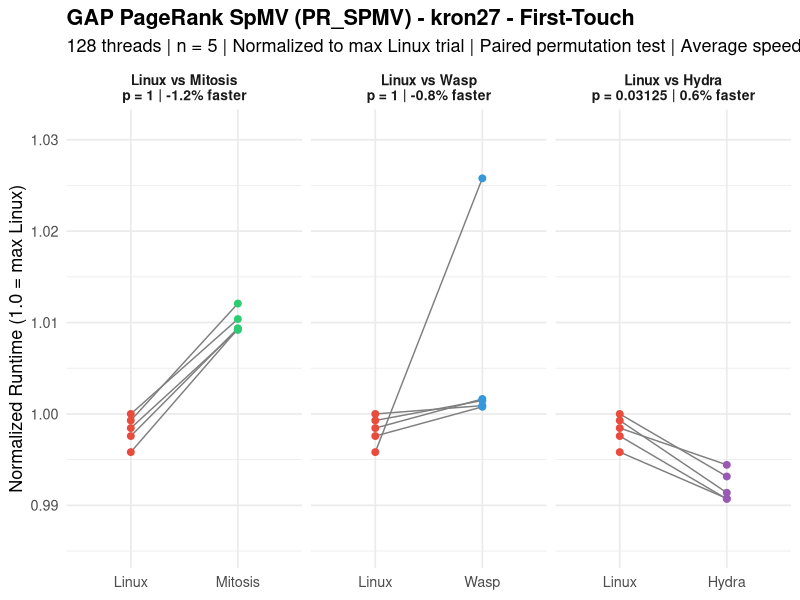
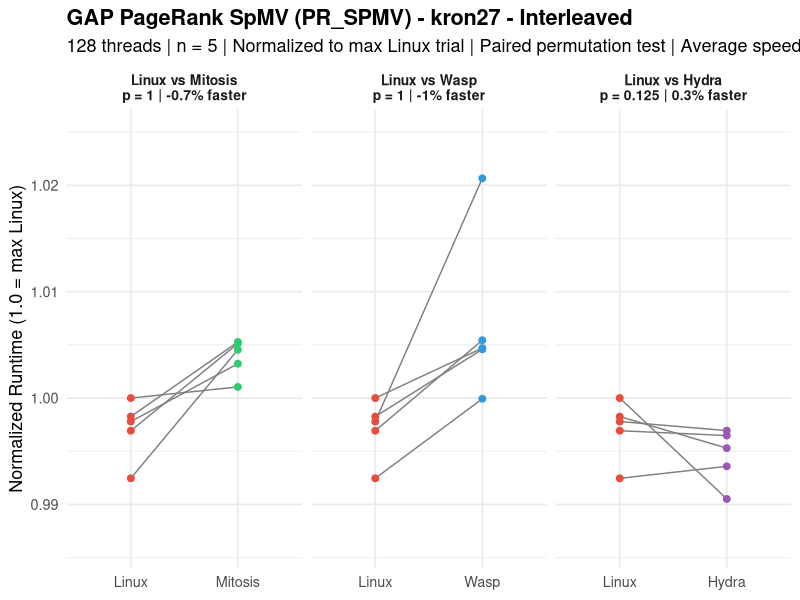
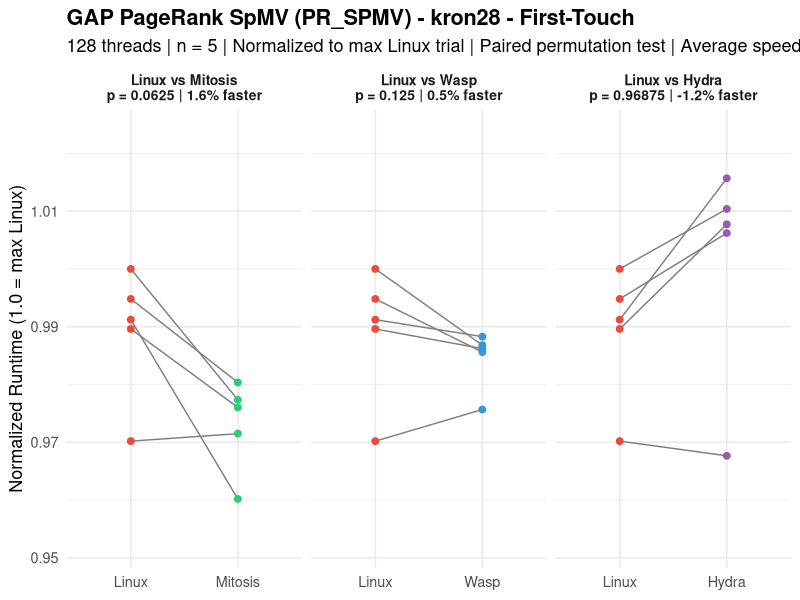
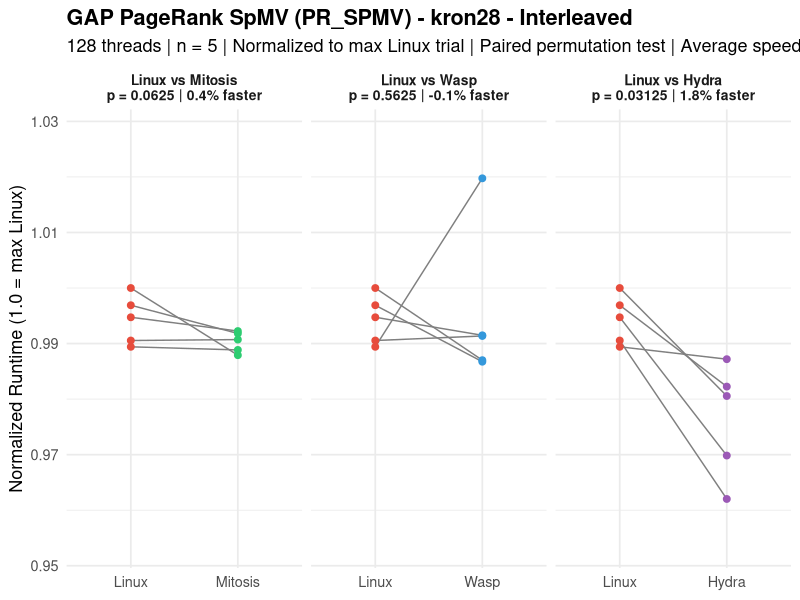
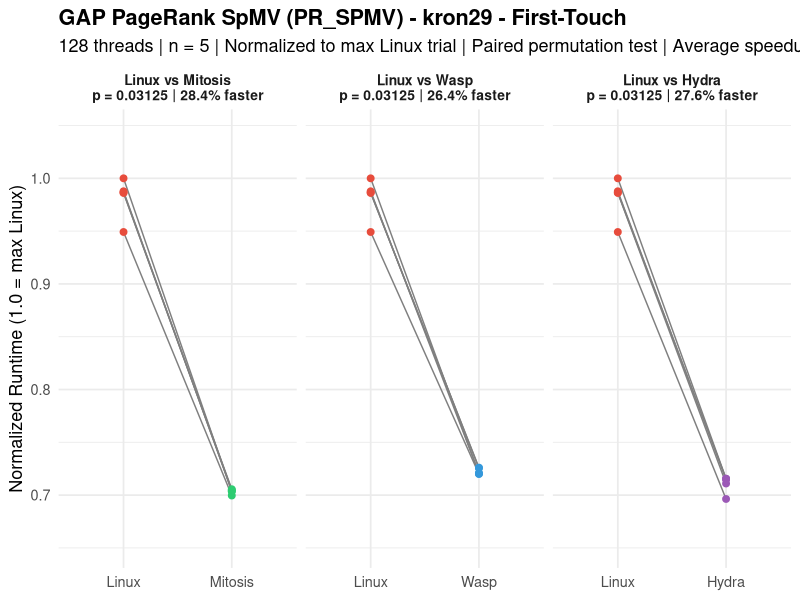
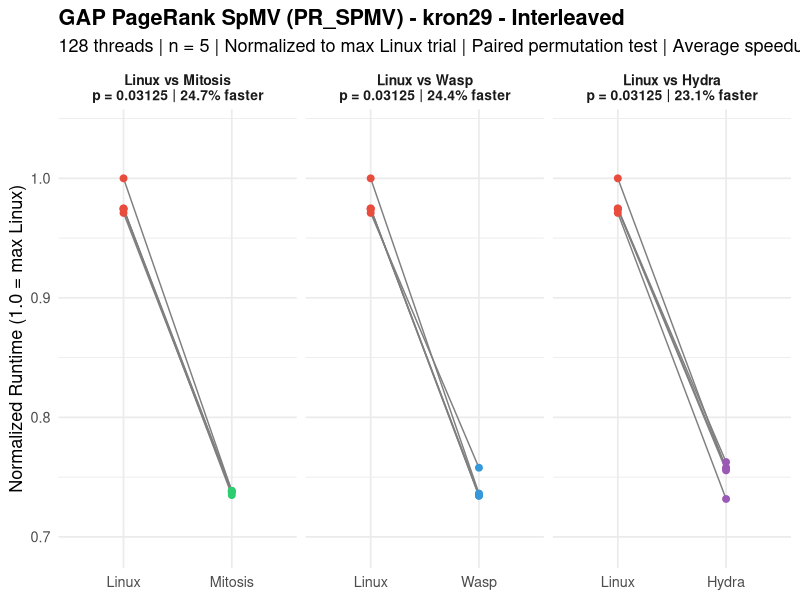
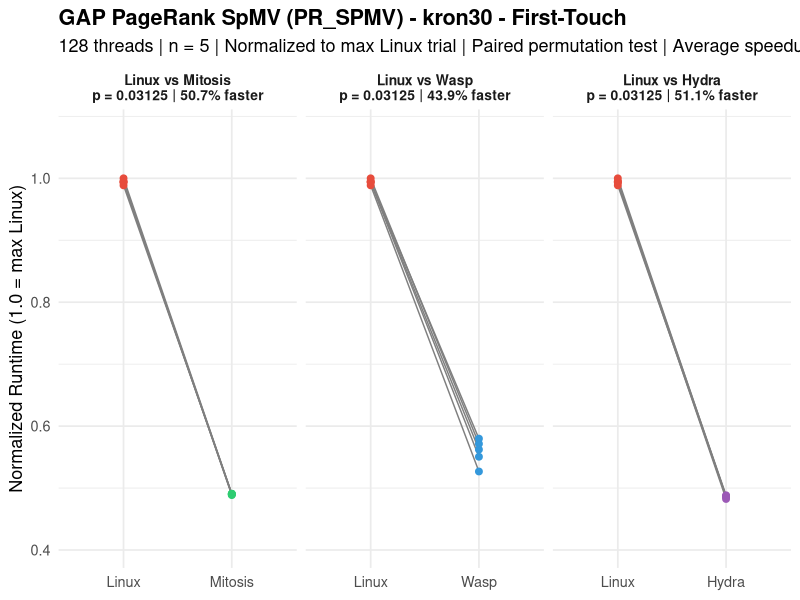
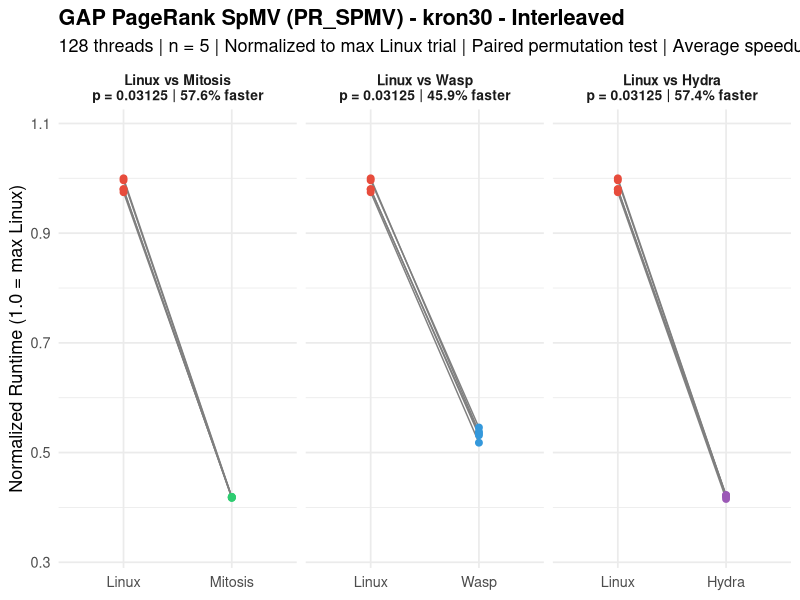

R code for these plots, in order:
###############################################################################
###                              pr_spmv.R                                  ###
###############################################################################

library(ggplot2)

# =============================================================================
# RAW DATA: Trial Times (seconds) – PageRank Sparse Matrix-Vector Multiplication
# Benchmark, 128 threads, n=5, repl_order_9 for hydra
# Source: rawdata.txt
# =============================================================================

data <- list(
  # --- LINUX First-Touch (output_0.txt) ---
  linux_ft_kron27  = c(24.40905, 24.45211, 24.49389, 24.51141, 24.47348),
  linux_ft_kron28  = c(49.59469, 50.66923, 50.58726, 51.11835, 50.85292),
  linux_ft_kron29  = c(107.94006, 112.32421, 112.14550, 112.18870, 113.72085),
  linux_ft_kron30  = c(247.29671, 247.65984, 247.56797, 248.94957, 246.12277),
  linux_ft_uni27   = c(29.70460, 29.85451, 29.75848, 29.84755, 29.81181),
  linux_ft_uni28   = c(61.12317, 62.53612, 65.70226, 66.68128, 66.48124),
  linux_ft_uni29   = c(95.65103, 99.13185, 100.14952, 100.38359, 100.73326),
  linux_ft_uni30   = c(217.81924, 212.33977, 219.10686, 217.57142, 220.39131),
  linux_ft_twitter = c(17.73960, 17.77104, 17.86128, 17.76698, 17.87729),
  linux_ft_web     = c(7.91589, 7.56842, 7.67178, 7.63543, 7.51173),
  linux_ft_road    = c(0.40395, 0.40288, 0.39943, 0.39863, 0.39644),

  # --- LINUX Interleaved (output_i_0.txt) ---
  linux_il_kron27  = c(23.00560, 23.05655, 22.88260, 23.01640, 22.98572),
  linux_il_kron28  = c(45.83565, 45.88817, 46.08192, 46.18237, 46.32601),
  linux_il_kron29  = c(96.40878, 96.75201, 96.71965, 96.79237, 99.28503),
  linux_il_kron30  = c(232.53018, 233.89442, 238.58192, 233.79309, 237.72306),
  linux_il_uni27   = c(30.25579, 30.16539, 30.52063, 30.15922, 30.26446),
  linux_il_uni28   = c(57.08633, 56.49607, 57.33037, 57.16682, 57.28270),
  linux_il_uni29   = c(84.99326, 84.01448, 84.75155, 84.77136, 83.96337),
  linux_il_uni30   = c(181.95546, 187.50632, 187.65769, 185.27693, 179.63452),
  linux_il_twitter = c(13.80895, 13.79509, 13.81345, 13.78792, 13.74024),
  linux_il_web     = c(2.09172, 2.09662, 2.08133, 2.05187, 2.07532),
  linux_il_road    = c(0.25762, 0.25487, 0.24539, 0.24984, 0.24715),

  # --- MITOSIS Replicated (output_r_0.txt) ---
  mitosis_ft_kron27  = c(24.73945, 24.74124, 24.80751, 24.76587, 24.73658),
  mitosis_ft_kron28  = c(49.66122, 49.08310, 49.89265, 49.96023, 50.11387),
  mitosis_ft_kron29  = c(79.55886, 80.04777, 80.14224, 80.24017, 79.99027),
  mitosis_ft_kron30  = c(121.86807, 122.16012, 121.64956, 122.13306, 122.19745),
  mitosis_ft_uni27   = c(31.25259, 31.16102, 31.92864, 33.26899, 34.17872),
  mitosis_ft_uni28   = c(63.35973, 73.10772, 70.15739, 70.95691, 70.28892),
  mitosis_ft_uni29   = c(95.17719, 99.79761, 99.21635, 99.42382, 99.64301),
  mitosis_ft_uni30   = c(102.95441, 102.98648, 102.99059, 103.06588, 103.02919),
  mitosis_ft_twitter = c(17.86841, 17.77910, 17.79293, 17.89152, 17.76631),
  mitosis_ft_web     = c(7.64845, 7.74462, 7.71294, 7.62777, 7.72259),
  mitosis_ft_road    = c(0.46752, 0.44930, 0.45253, 0.44848, 0.44919),

  # --- MITOSIS Replicated+Interleaved (output_ri_0.txt) ---
  mitosis_il_kron27  = c(23.13102, 23.08065, 23.16126, 23.17801, 23.17456),
  mitosis_il_kron28  = c(45.80965, 45.89591, 45.96707, 45.94678, 45.76572),
  mitosis_il_kron29  = c(73.18571, 72.96678, 73.24265, 73.32692, 73.32051),
  mitosis_il_kron30  = c(99.99702, 99.54938, 100.02769, 99.78223, 99.72663),
  mitosis_il_uni27   = c(30.71890, 30.63771, 30.76594, 30.75624, 30.77110),
  mitosis_il_uni28   = c(58.51101, 57.89106, 58.30825, 58.57128, 58.30013),
  mitosis_il_uni29   = c(71.24849, 71.21652, 71.20664, 71.33057, 71.35308),
  mitosis_il_uni30   = c(83.08423, 82.86147, 82.48690, 82.83984, 82.53480),
  mitosis_il_twitter = c(13.73964, 13.87631, 13.82604, 13.82858, 13.90650),
  mitosis_il_web     = c(2.37607, 2.13834, 2.18354, 2.13892, 2.13870),
  mitosis_il_road    = c(0.31119, 0.29083, 0.29457, 0.29669, 0.29541),

  # --- WASP First-Touch (output_0.txt) ---
  wasp_ft_kron27  = c(25.14331, 24.53052, 24.54744, 24.53376, 24.55160),
  wasp_ft_kron28  = c(49.87453, 50.51914, 50.41288, 50.44401, 50.38268),
  wasp_ft_kron29  = c(81.87596, 81.99493, 82.56569, 82.50999, 81.91379),
  wasp_ft_kron30  = c(137.05292, 144.34725, 139.94909, 142.24951, 131.13559),
  wasp_ft_uni27   = c(30.57382, 30.12347, 30.12817, 30.19260, 30.09174),
  wasp_ft_uni28   = c(63.96576, 60.75423, 60.35381, 60.23367, 60.23799),
  wasp_ft_uni29   = c(85.10223, 84.60119, 86.62890, 86.69898, 87.01801),
  wasp_ft_uni30   = c(122.07551, 126.50892, 125.09240, 126.60082, 116.17814),
  wasp_ft_twitter = c(18.27336, 17.92756, 17.85946, 17.92059, 17.92595),
  wasp_ft_web     = c(7.91529, 7.82568, 7.98028, 7.82324, 7.94502),
  wasp_ft_road    = c(0.52330, 0.39651, 0.39212, 0.50531, 0.39659),

  # --- WASP Interleaved (output_i_0.txt) ---
  wasp_il_kron27  = c(23.53276, 23.16488, 23.05498, 23.16224, 23.18191),
  wasp_il_kron28  = c(47.24095, 45.92613, 45.93154, 45.71130, 45.72416),
  wasp_il_kron29  = c(75.24239, 73.04822, 72.91191, 72.91394, 73.09776),
  wasp_il_kron30  = c(123.57370, 126.80633, 128.35268, 127.58862, 130.19137),
  wasp_il_uni27   = c(30.97595, 30.67438, 30.55555, 30.70004, 30.55890),
  wasp_il_uni28   = c(58.58901, 57.87223, 57.60271, 58.20802, 57.86386),
  wasp_il_uni29   = c(74.47610, 71.90540, 72.17992, 72.22545, 72.17489),
  wasp_il_uni30   = c(112.06580, 116.69017, 116.00645, 116.27844, 117.02809),
  wasp_il_twitter = c(14.42489, 13.94331, 14.01172, 14.00597, 14.07864),
  wasp_il_web     = c(2.14472, 2.07968, 2.12181, 2.12485, 2.15038),
  wasp_il_road    = c(0.24003, 0.36363, 0.24303, 0.25132, 0.24860),

  # --- HYDRA Replicated (repl_order_9/output_r_0.txt) ---
  hydra_ft_kron27  = c(24.28470, 24.28336, 24.30008, 24.34368, 24.37484),
  hydra_ft_kron28  = c(49.46486, 51.91998, 51.51328, 51.64875, 51.43571),
  hydra_ft_kron29  = c(79.18941, 81.29496, 80.85403, 81.36300, 81.37749),
  hydra_ft_kron30  = c(120.09237, 121.56792, 120.91231, 121.10148, 121.11745),
  hydra_ft_uni27   = c(30.27191, 30.85972, 31.27462, 31.24780, 31.07926),
  hydra_ft_uni28   = c(58.76440, 60.31478, 60.27234, 60.23376, 60.26130),
  hydra_ft_uni29   = c(75.74527, 81.64872, 81.64265, 81.63269, 81.55123),
  hydra_ft_uni30   = c(102.18241, 103.50483, 103.31401, 103.35772, 103.31077),
  hydra_ft_twitter = c(17.64722, 17.65583, 17.66577, 17.61228, 17.69125),
  hydra_ft_web     = c(7.68574, 7.79773, 7.50807, 7.53679, 7.58558),
  hydra_ft_road    = c(0.40606, 0.39967, 0.40678, 0.41031, 0.40052),

  # --- HYDRA Replicated+Interleaved (repl_order_9/output_ri_0.txt) ---
  hydra_il_kron27  = c(22.98592, 22.83784, 22.90866, 22.94798, 22.97525),
  hydra_il_kron28  = c(45.73251, 44.56667, 44.92874, 45.50392, 45.42529),
  hydra_il_kron29  = c(72.64505, 75.24815, 75.02141, 75.71345, 75.16624),
  hydra_il_kron30  = c(99.10227, 100.84919, 100.56260, 100.17314, 100.34992),
  hydra_il_uni27   = c(30.25500, 30.52555, 30.56523, 30.49754, 30.46493),
  hydra_il_uni28   = c(57.91420, 57.91762, 58.31303, 57.99278, 58.25342),
  hydra_il_uni29   = c(71.56068, 76.39425, 76.02311, 76.01775, 76.35835),
  hydra_il_uni30   = c(81.55573, 83.79708, 83.02195, 83.49200, 83.40431),
  hydra_il_twitter = c(13.44125, 13.70835, 13.63505, 13.64827, 13.66717),
  hydra_il_web     = c(2.29110, 2.09863, 2.05216, 2.06415, 2.06817),
  hydra_il_road    = c(0.23232, 0.24323, 0.24361, 0.24895, 0.24531)
)

# =============================================================================
# PAIRED PERMUTATION TEST (exact, one-sided: Linux slower → diff > 0)
# =============================================================================

perm_test <- function(baseline, treatment) {
  d <- baseline - treatment
  obs <- mean(d)
  n <- length(d)
  perm_stats <- numeric(2^n)
  for (i in 0:(2^n - 1)) {
    signs <- 2 * as.integer(intToBits(i)[1:n]) - 1
    perm_stats[i + 1] <- mean(signs * abs(d))
  }
  p <- mean(perm_stats >= obs)
  return(list(obs = obs, p = p))
}

# =============================================================================
# RUN ALL TESTS
# =============================================================================

graphs <- c("kron27", "kron28", "kron29", "kron30",
            "uni27", "uni28", "uni29", "uni30",
            "twitter", "web", "road")
policies <- c("ft", "il")
policy_labels <- c(ft = "First-Touch", il = "Interleaved")
systems <- c("mitosis", "wasp", "hydra")

results <- data.frame()

pdf("pr_spmv.pdf", width = 10, height = 5)

for (graph in graphs) {
  for (pol in policies) {
    linux_key <- paste0("linux_", pol, "_", graph)
    for (sys in systems) {
      sys_key <- paste0(sys, "_", pol, "_", graph)
      res <- perm_test(data[[linux_key]], data[[sys_key]])
      results <- rbind(results, data.frame(
        Graph = graph,
        Policy = policy_labels[pol],
        Comparison = paste("Linux vs", tools::toTitleCase(sys)),
        MeanDiff = round(res$obs, 5),
        p_value = res$p,
        stringsAsFactors = FALSE
      ))
    }
  }
}

# Print results table
cat("\n====== PAIRED PERMUTATION TEST RESULTS (exact, one-sided) ======\n")
cat("PageRank Sparse Matrix-Vector Multiplication\n")
cat("128 threads | 5 trials | repl_order_9 for Hydra\n\n")
print(results, row.names = FALSE)

# Count significant results
cat("\n\nSignificant (p < 0.05):", sum(results$p_value < 0.05), "of", nrow(results), "\n")
cat("Non-significant (p >= 0.05):", sum(results$p_value >= 0.05), "of", nrow(results), "\n")

# =============================================================================
# PLOTS: One per graph per policy, with 3 facets (Mitosis, WASP, Hydra)
# =============================================================================

for (graph in graphs) {
  for (pol in policies) {
    linux_key <- paste0("linux_", pol, "_", graph)
    max_linux <- max(data[[linux_key]])
    df_list <- list()

    for (sys in systems) {
      sys_key <- paste0(sys, "_", pol, "_", graph)
      res <- perm_test(data[[linux_key]], data[[sys_key]])
      sys_label <- tools::toTitleCase(sys)
      pct <- round(res$obs / mean(data[[linux_key]]) * 100, 1)
      label <- paste0("Linux vs ", sys_label,
                      "\np = ", res$p,
                      " | ", pct, "% faster")
      df_list[[sys]] <- data.frame(
        Trial = rep(1:5, 2),
        Zeit = c(data[[linux_key]] / max_linux, data[[sys_key]] / max_linux),
        Bedingung = factor(rep(c("Linux", sys_label), each = 5),
                           levels = c("Linux", sys_label)),
        Vergleich = label
      )
    }

    df <- do.call(rbind, df_list)
    df$Vergleich <- factor(df$Vergleich, levels = unique(df$Vergleich))

    # Compute y-axis limits with padding for better spread
    y_min <- min(df$Zeit)
    y_max <- max(df$Zeit)
    y_pad <- (y_max - y_min) * 0.15

    p <- ggplot(df, aes(x = Bedingung, y = Zeit)) +
      geom_line(aes(group = Trial), color = "gray50", linewidth = 0.5) +
      geom_point(aes(color = Bedingung), size = 2) +
      scale_color_manual(values = c("Linux" = "#E74C3C",
                                    "Mitosis" = "#2ECC71",
                                    "Wasp" = "#3498DB",
                                    "Hydra" = "#9B59B6")) +
      coord_cartesian(ylim = c(y_min - y_pad, y_max + y_pad)) +
      facet_wrap(~ Vergleich, scales = "free_x") +
      labs(
        title = paste0("GAP PageRank SpMV (PR_SPMV) - ",
                       graph, " - ", policy_labels[pol]),
        subtitle = "128 threads | n = 5 | Normalized to max Linux trial | Paired permutation test | Average speedup",
        x = NULL,
        y = "Normalized Runtime (1.0 = max Linux)"
      ) +
      theme_minimal(base_size = 13) +
      theme(legend.position = "none",
            plot.title = element_text(face = "bold"),
            strip.text = element_text(face = "bold", size = 10))

    print(p)
  }
}

dev.off()
cat("Saved all plots to pr_spmv.pdf\n")
